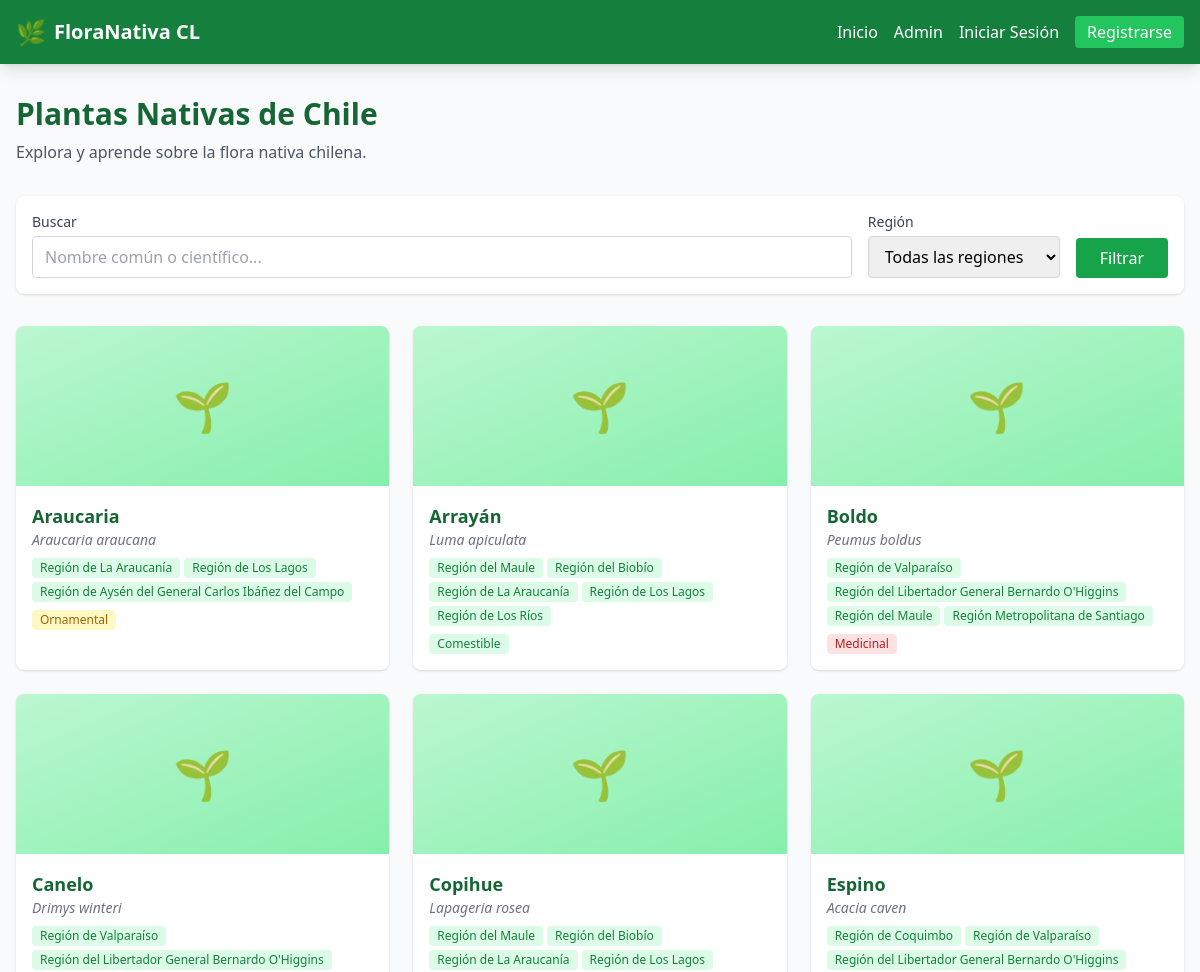
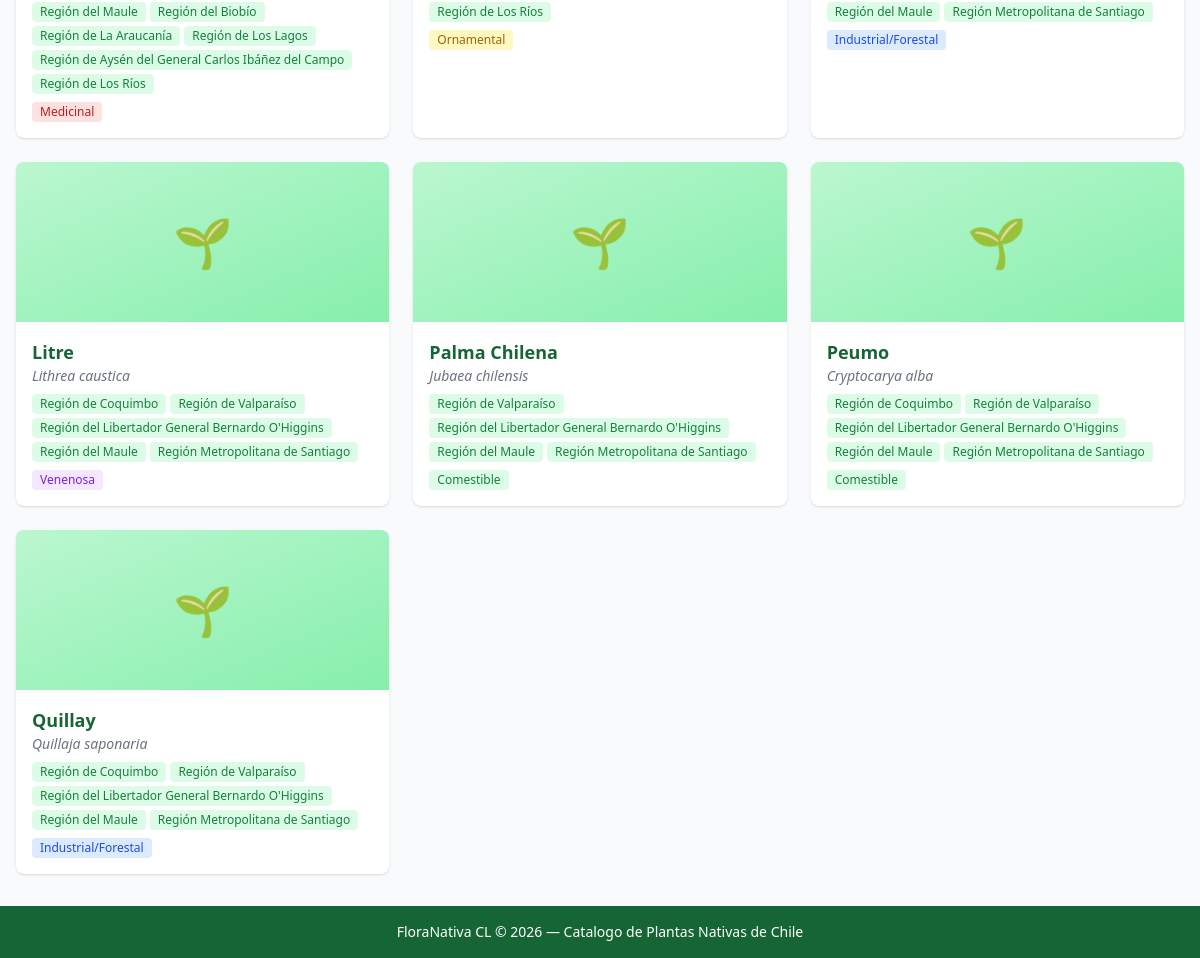
The page / on the database its author committed (2 pictures, top to bottom).
### core/models.py (models this page shows, shortened)
class Planta(models.Model):
    USOS_CHOICES = [
        ("MED", "Medicinal"),
        ("COM", "Comestible"),
        ("VEN", "Venenosa"),
        ("ORN", "Ornamental"),
        ("IND", "Industrial/Forestal"),
    ]
    nombre_comun = models.CharField(max_length=150)
    nombre_cientifico = models.CharField(max_length=150, unique=True)
    regiones = models.ManyToManyField(Region, related_name="plantas")
    ubicacion_especifica = models.TextField(help_text="Detalles del hábitat chileno")
    descripcion_hoja = models.TextField(blank=True, null=True)
    descripcion_tallo = models.TextField(blank=True, null=True)
    descripcion_flor = models.TextField(blank=True, null=True)
    descripcion_detalle = models.TextField(help_text="Detalles claves de identificación")
    uso_principal = models.CharField(max_length=3, choices=USOS_CHOICES, default="ORN")
    detalles_uso = models.TextField(blank=True, null=True)
    imagen_real = models.ImageField(upload_to="plantas/", blank=True, null=True)
    perenual_id = models.IntegerField(
        blank=True, null=True, help_text="ID de la planta en la API de Perenual"
    )
    riego_frecuencia = models.CharField(
        max_length=100, blank=True, null=True, help_text="Dato obtenido de la API"
    )
    luz_solar = models.CharField(
        max_length=100, blank=True, null=True, help_text="Dato obtenido de la API"
    )
    creado_por = models.ForeignKey(User, on_delete=models.SET_NULL, null=True)
    fecha_registro = models.DateTimeField(auto_now_add=True)
    class Meta:
        ordering = ["nombre_comun"]

class Region(models.Model):
    nombre = models.CharField(max_length=100, unique=True)
    numero = models.IntegerField(help_text="Número de la región")
    class Meta:
        ordering = ["numero"]

### core/views.py (the view)
# urls.py: path("", views.home, name="home"),
def home(request):
    region_id = request.GET.get("region")
    query = request.GET.get("q")
    plantas = Planta.objects.all()
    if region_id:
        plantas = plantas.filter(regiones__id=region_id)
    if query:
        plantas = plantas.filter(
            nombre_comun__icontains=query
        ) | plantas.filter(nombre_cientifico__icontains=query)
    regiones = Region.objects.all()
    return render(request, "index.html", {
        "plantas": plantas,
        "regiones": regiones,
        "query": query,
        "region_seleccionada": region_id,
    })

### core/templates/index.html (shortened to what this page needs)
{% extends "base.html" %}
{% block content %}
<div class="mb-8">
    <h1 class="text-3xl font-bold text-flora-800 mb-2">Plantas Nativas de Chile</h1>
    <p class="text-gray-600">Explora y aprende sobre la flora nativa chilena.</p>
</div>
<form method="GET" class="bg-white rounded-lg shadow p-4 mb-8 flex flex-col sm:flex-row gap-4">
    <div class="flex-1">
        <label for="q" class="block text-sm font-medium text-gray-700 mb-1">Buscar</label>
        <input type="text" name="q" id="q" value="{{ query|default:'' }}"
               placeholder="Nombre común o científico..."
               class="w-full border border-gray-300 rounded px-3 py-2 focus:outline-none focus:ring-2 focus:ring-flora-500">
    </div>
    <div class="sm:w-48">
        <label for="region" class="block text-sm font-medium text-gray-700 mb-1">Región</label>
        <select name="region" id="region" onchange="this.form.submit()"
                class="w-full border border-gray-300 rounded px-3 py-2 focus:outline-none focus:ring-2 focus:ring-flora-500">
            <option value="">Todas las regiones</option>
        </select>
    </div>
    <div class="flex items-end">
        <button type="submit" class="bg-flora-600 hover:bg-flora-700 text-white px-6 py-2 rounded transition">
            Filtrar
        </button>
    </div>
</form>
{% if plantas %}
    <div class="grid grid-cols-1 sm:grid-cols-2 lg:grid-cols-3 gap-6">
        {% for planta in plantas %}
            <a href="{% url 'detalle_planta' planta.pk %}" class="bg-white rounded-lg shadow hover:shadow-lg transition block">
                <div class="h-40 bg-gradient-to-br from-flora-200 to-flora-300 flex items-center justify-center rounded-t-lg">
                    {% if planta.imagen_real %}
                        <img src="{{ planta.imagen_real.url }}" alt="{{ planta.nombre_comun }}" class="h-full w-full object-cover rounded-t-lg">
                    {% else %}
                        <span class="text-5xl">🌱</span>
                    {% endif %}
                </div>
                <div class="p-4">
                    <h2 class="text-lg font-bold text-flora-800">{{ planta.nombre_comun }}</h2>
                    <p class="text-sm text-gray-500 italic">{{ planta.nombre_cientifico }}</p>
                    <div class="flex flex-wrap gap-1 mt-2">
                        {% for region in planta.regiones.all %}
                            <span class="text-xs bg-flora-100 text-flora-700 px-2 py-0.5 rounded">{{ region.nombre }}</span>
                        {% endfor %}
                    </div>
                    <span class="inline-block mt-2 text-xs font-medium px-2 py-0.5 rounded
                        {% if planta.uso_principal == 'MED' %}bg-red-100 text-red-700
                        {% elif planta.uso_principal == 'COM' %}bg-green-100 text-green-700
                        {% elif planta.uso_principal == 'VEN' %}bg-purple-100 text-purple-700
                        {% elif planta.uso_principal == 'ORN' %}bg-yellow-100 text-yellow-700
                        {% else %}bg-blue-100 text-blue-700{% endif %}">
                        {{ planta.get_uso_principal_display }}
                    </span>
                </div>
            </a>
        {% endfor %}
    </div>
{% else %}
    <div class="text-center py-16">
        <span class="text-6xl">🌿</span>
        <p class="text-gray-500 text-lg mt-4">No se encontraron plantas con los filtros seleccionados.</p>
        <a href="{% url 'home' %}" class="text-flora-600 hover:text-flora-800 mt-2 inline-block">Limpiar filtros</a>
    </div>
{% endif %}
{% endblock %}

### core/templates/base.html (shortened to what this page needs)
<!DOCTYPE html>
<html lang="es">
<head>
    <script src="https://cdn.tailwindcss.com"></script>
</head>
<body class="bg-gray-50 min-h-screen flex flex-col">
    <nav class="bg-flora-700 text-white shadow-lg">
        <div class="max-w-7xl mx-auto px-4">
            <div class="flex justify-between items-center h-16">
                <a href="{% url 'home' %}" class="flex items-center space-x-2">
                    <span class="text-2xl">🌿</span>
                    <span class="font-bold text-xl">FloraNativa CL</span>
                </a>
                <div class="flex items-center space-x-4">
                    <a href="{% url 'home' %}" class="hover:text-flora-200 transition">Inicio</a>
                    <a href="{% url 'admin:index' %}" class="hover:text-flora-200 transition">Admin</a>
                    {% if user.is_authenticated %}
                        <span class="text-flora-200">Hola, {{ user.username }}</span>
                        <a href="{% url 'logout' %}" class="bg-red-600 hover:bg-red-700 px-3 py-1 rounded transition">Cerrar Sesión</a>
                    {% else %}
                        <a href="{% url 'login' %}" class="hover:text-flora-200 transition">Iniciar Sesión</a>
                        <a href="{% url 'registro' %}" class="bg-flora-500 hover:bg-flora-600 px-3 py-1 rounded transition">Registrarse</a>
                    {% endif %}
                </div>
            </div>
        </div>
    </nav>
    <main class="flex-grow max-w-7xl mx-auto px-4 py-8 w-full">
        {% block content %}{% endblock %}
    </main>
    <footer class="bg-flora-800 text-white text-center py-4">
        <p class="text-sm">FloraNativa CL &copy; {% now "Y" %} &mdash; Catalogo de Plantas Nativas de Chile</p>
    </footer>
</body>
</html>

### rows shown on the page
Planta: nombre_comun "Araucaria", nombre_cientifico "Araucaria araucana", uso_principal "Ornamental"
Region: nombre "Región de La Araucanía"
Region: nombre "Región de Los Lagos"
Region: nombre "Región de Aysén del General Carlos Ibáñez del Campo"
Planta: nombre_comun "Arrayán", nombre_cientifico "Luma apiculata", uso_principal "Comestible"
Region: nombre "Región del Maule"
Region: nombre "Región del Biobío"
Region: nombre "Región de Los Ríos"
Planta: nombre_comun "Boldo", nombre_cientifico "Peumus boldus", uso_principal "Medicinal"
Region: nombre "Región de Valparaíso"
Region: nombre "Región del Libertador General Bernardo O'Higgins"
Region: nombre "Región Metropolitana de Santiago"
Planta: nombre_comun "Canelo", nombre_cientifico "Drimys winteri", uso_principal "Medicinal"
Planta: nombre_comun "Copihue", nombre_cientifico "Lapageria rosea", uso_principal "Ornamental"
Planta: nombre_comun "Espino", nombre_cientifico "Acacia caven", uso_principal "Industrial/Forestal"
Region: nombre "Región de Coquimbo"
Planta: nombre_comun "Litre", nombre_cientifico "Lithrea caustica", uso_principal "Venenosa"
Planta: nombre_comun "Palma Chilena", nombre_cientifico "Jubaea chilensis", uso_principal "Comestible"
Planta: nombre_comun "Peumo", nombre_cientifico "Cryptocarya alba", uso_principal "Comestible"
Planta: nombre_comun "Quillay", nombre_cientifico "Quillaja saponaria", uso_principal "Industrial/Forestal"
